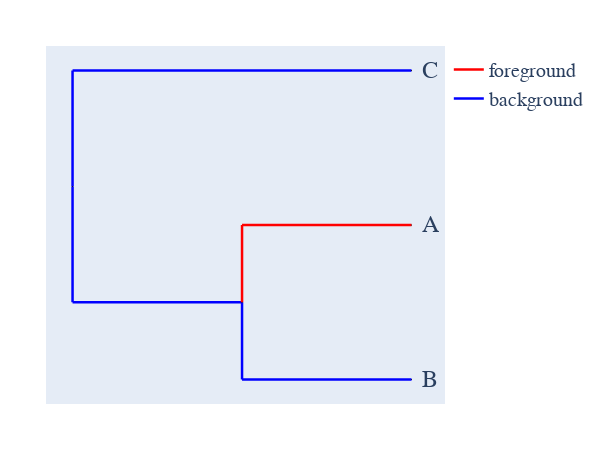

The cell this chart's notebook holds for it:
### Code cell
dnd.style_edges(["B", "C", "edge.0"], line=dict(color="blue"), legendgroup="background")
dnd.style_edges("A", line=dict(color="red"), legendgroup="foreground")
dnd.layout.update(legend_font=dict(size=20), legend_traceorder="reversed")
dnd.show(width=600, height=450)

### Figure 1 — Plotly figure (JSON) as saved in the notebook; plotly's stock layout.template omitted (floating-point values rounded to 4 significant figures)
{"data": [{"line": {"color": "black", "shape": "spline", "smoothing": 1.3, "width": 2.5}, "mode": "lines", "showlegend": false, "type": "scatter", "x": [null, null], "y": [null, null]}, {"legendgroup": "background", "line": {"color": "blue", "width": 2.5}, "mode": "lines", "name": "background", "type": "scatter", "x": [0, 0, null, 0, 1, null, 0, 0, null, 0, 0.5, null, 0.5, 0.5, null, 0.5, 1, null], "y": [0.325, 1.3, null, 1.3, 1.3, null, 0.325, -0.65, null, -0.65, -0.65, null, -0.65, -1.3, null, -1.3, -1.3, null]}, {"legendgroup": "foreground", "line": {"color": "red", "width": 2.5}, "mode": "lines", "name": "foreground", "type": "scatter", "x": [0.5, 0.5, null, 0.5, 1, null], "y": [-0.65, 0, null, 0, 0, null]}, {"hoverinfo": "text", "marker": {"color": "black", "size": 1, "symbol": "circle"}, "mode": "markers", "showlegend": false, "text": ["root", "C", "edge.0", "A", "B"], "type": "scatter", "x": [0, 1, 0.5, 1, 1], "y": [0.325, 1.3, -0.65, 0, -1.3]}], "layout": {"annotations": [{"font": {"family": "Inconsolata, monospace", "size": 24}, "showarrow": false, "text": "C", "textangle": 0, "x": 1.025, "xanchor": "left", "xref": "x", "y": 1.3, "yref": "y"}, {"font": {"family": "Inconsolata, monospace", "size": 24}, "showarrow": false, "text": "A", "textangle": 0, "x": 1.025, "xanchor": "left", "xref": "x", "y": 0, "yref": "y"}, {"font": {"family": "Inconsolata, monospace", "size": 24}, "showarrow": false, "text": "B", "textangle": 0, "x": 1.025, "xanchor": "left", "xref": "x", "y": -1.3, "yref": "y"}], "autosize": true, "font": {"family": "Balto", "size": 14}, "height": 450, "hovermode": "closest", "legend": {"font": {"size": 20}, "traceorder": "reversed"}, "margin": {"b": 50, "l": 50, "pad": 4, "r": 50, "t": 50}, "showlegend": true, "width": 600, "xaxis": {"visible": false}, "yaxis": {"visible": false}}}
